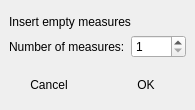
<?xml version="1.0" encoding="UTF-8"?>
<ui version="4.0">
 <class>MpInsertMeasuresBase</class>
 <widget class="QDialog" name="MpInsertMeasuresBase">
  <property name="geometry">
   <rect>
    <x>0</x>
    <y>0</y>
    <width>195</width>
    <height>110</height>
   </rect>
  </property>
  <property name="windowTitle">
   <string>Insert Measures</string>
  </property>
  <layout class="QVBoxLayout">
   <property name="spacing">
    <number>6</number>
   </property>
   <property name="leftMargin">
    <number>9</number>
   </property>
   <property name="topMargin">
    <number>9</number>
   </property>
   <property name="rightMargin">
    <number>9</number>
   </property>
   <property name="bottomMargin">
    <number>9</number>
   </property>
   <item>
    <spacer>
     <property name="orientation">
      <enum>Qt::Vertical</enum>
     </property>
     <property name="sizeHint" stdset="0">
      <size>
       <width>20</width>
       <height>40</height>
      </size>
     </property>
    </spacer>
   </item>
   <item>
    <widget class="QLabel" name="label_2">
     <property name="text">
      <string>Insert empty measures</string>
     </property>
    </widget>
   </item>
   <item>
    <layout class="QHBoxLayout">
     <property name="spacing">
      <number>6</number>
     </property>
     <property name="leftMargin">
      <number>0</number>
     </property>
     <property name="topMargin">
      <number>0</number>
     </property>
     <property name="rightMargin">
      <number>0</number>
     </property>
     <property name="bottomMargin">
      <number>0</number>
     </property>
     <item>
      <widget class="QLabel" name="label">
       <property name="text">
        <string>Number of measures:</string>
       </property>
      </widget>
     </item>
     <item>
      <widget class="QSpinBox" name="insmeasures">
       <property name="minimum">
        <number>1</number>
       </property>
       <property name="maximum">
        <number>1000</number>
       </property>
      </widget>
     </item>
    </layout>
   </item>
   <item>
    <spacer>
     <property name="orientation">
      <enum>Qt::Vertical</enum>
     </property>
     <property name="sizeHint" stdset="0">
      <size>
       <width>20</width>
       <height>40</height>
      </size>
     </property>
    </spacer>
   </item>
   <item>
    <layout class="QHBoxLayout">
     <property name="spacing">
      <number>6</number>
     </property>
     <property name="leftMargin">
      <number>0</number>
     </property>
     <property name="topMargin">
      <number>0</number>
     </property>
     <property name="rightMargin">
      <number>0</number>
     </property>
     <property name="bottomMargin">
      <number>0</number>
     </property>
     <item>
      <widget class="QPushButton" name="cancelButton">
       <property name="text">
        <string>Cancel</string>
       </property>
       <property name="autoDefault">
        <bool>false</bool>
       </property>
       <property name="flat">
        <bool>true</bool>
       </property>
      </widget>
     </item>
     <item>
      <spacer>
       <property name="orientation">
        <enum>Qt::Horizontal</enum>
       </property>
       <property name="sizeHint" stdset="0">
        <size>
         <width>131</width>
         <height>31</height>
        </size>
       </property>
      </spacer>
     </item>
     <item>
      <widget class="QPushButton" name="okButton">
       <property name="text">
        <string>OK</string>
       </property>
       <property name="flat">
        <bool>true</bool>
       </property>
      </widget>
     </item>
    </layout>
   </item>
  </layout>
 </widget>
 <resources/>
 <connections>
  <connection>
   <sender>okButton</sender>
   <signal>clicked()</signal>
   <receiver>MpInsertMeasuresBase</receiver>
   <slot>accept()</slot>
   <hints>
    <hint type="sourcelabel">
     <x>278</x>
     <y>253</y>
    </hint>
    <hint type="destinationlabel">
     <x>96</x>
     <y>254</y>
    </hint>
   </hints>
  </connection>
  <connection>
   <sender>cancelButton</sender>
   <signal>clicked()</signal>
   <receiver>MpInsertMeasuresBase</receiver>
   <slot>reject()</slot>
   <hints>
    <hint type="sourcelabel">
     <x>369</x>
     <y>253</y>
    </hint>
    <hint type="destinationlabel">
     <x>179</x>
     <y>282</y>
    </hint>
   </hints>
  </connection>
 </connections>
</ui>
